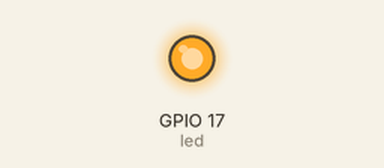
Bench run of a program on a simulated Raspberry Pi (BCM pin numbers). Shown: output pins drawn as LEDs (lit = HIGH). At 14.0 s the program stops and its outputs stay as they are.

Above: at 0.1 s.
At 13.1 s:
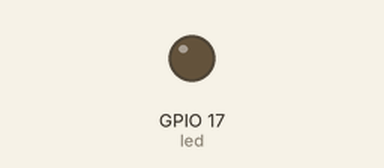
Timing chart, 0 to 14.6 s (numbered marks = the images above):
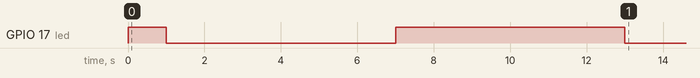

The program:

led.py
```python
from gpiozero import LED

from time import sleep


led = LED(17)

def dot():
        led.on()
        sleep(1)
        led.off()
        sleep(1)

def dash():
        led.off()
        sleep(5)
        led.on()
        sleep(5)
        led.off()


#while True:
# led.on()
 #sleep(1)
# led.off()
 #sleep(1)

if __name__=='__main__':
        dot()
        dash()
        dot()
```
